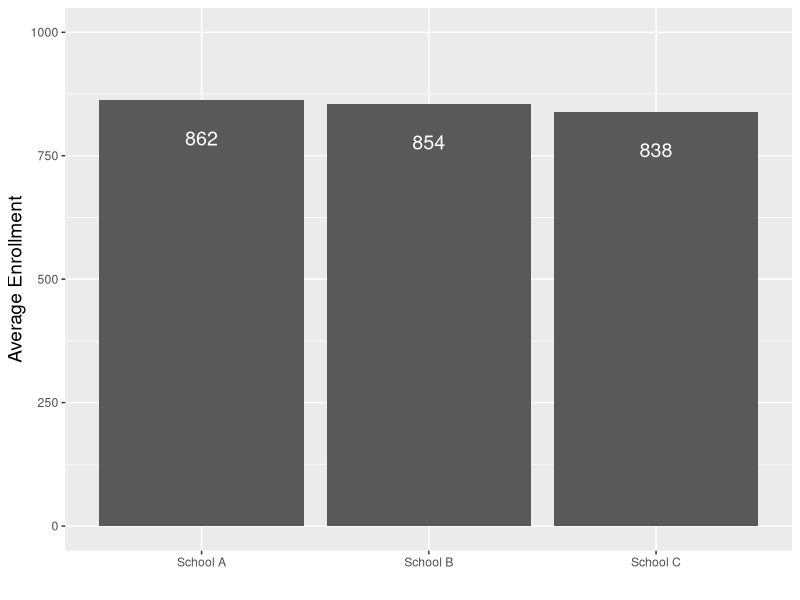
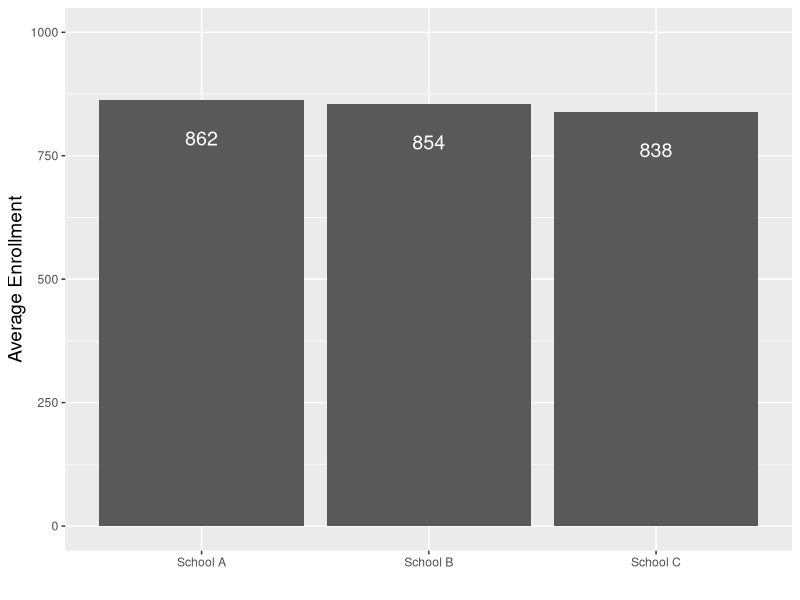

R code for these plots, in order:

# Load packages -----------------------------------------------------------
set.seed(538)
library(tidyverse)


# Build dataset -----------------------------------------------------------

enrollment <- tibble(school = c(rep("School A", 5),
                               rep("School B", 5),
                               rep("School C", 5)), 
                      year = c("2015", "2016", "2017", "2018", "2019", 
                               "2015", "2016", "2017", "2018", "2019", 
                               "2015", "2016", "2017", "2018", "2019"), 
                      enr = sample(800:900, 15, replace = TRUE))

schools <- enrollment |> 
  group_by(school) |> 
  summarize(mean_enrollment = round(mean(enr))) 

# Plot --------------------------------------------------------------------

ggplot(data = schools, aes(x = school, y = mean_enrollment)) + 
  scale_y_continuous(limits = c(0, 1000)) + 
  geom_bar(stat = "identity") + 
  geom_text(aes(label = mean_enrollment), 
            color = "white", size = 5, hjust = 0.5, vjust = 3) +
  labs(#title = "Figure 5.1: Average Enrollment Over Last Five Years", 
       #subtitle = "Example of a bar chart", 
       #caption = "This is not real data", 
       x = "", 
       y = "Average Enrollment") + 
  theme(plot.title = element_text(size = rel(1.5)), 
        plot.subtitle = element_text(size = rel(1.25)), 
        plot.caption = element_text(size = rel(1.25)), 
        axis.title = element_text(size = rel(1.25)))

ggsave("output/figure_5_1.png", width = 9000, height = 6000, units = "px", dpi = 1200)